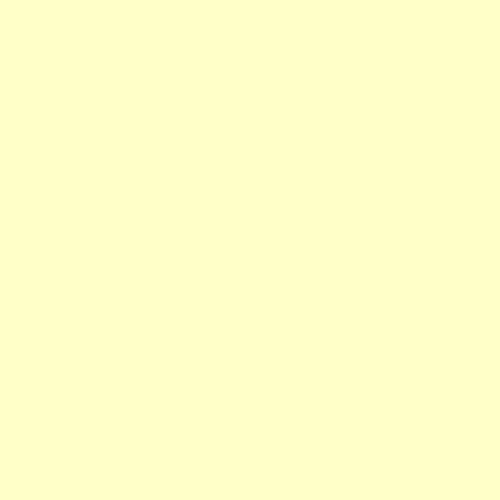
Frame 1 (no input)
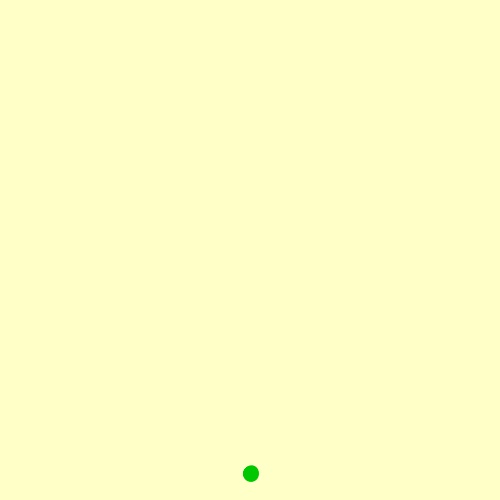
Frame 60 (the mouse pressed at the canvas centre just before this capture)
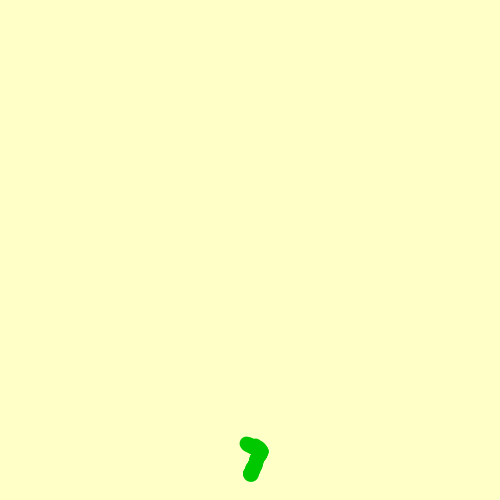
Frame 120 (the mouse held since frame 60 and released just before this capture)

The Processing sketch that drew these frames (run headless with seeded random() and noise(); from frame 60 on, the mouse is pressed at the canvas centre):

// Processing sketch: processing_83817
// ── processing_83817.pde

//Robert Wohlforth - rwohlfor
//Final Project 2 - "Tree"
//Copyright Pittsburgh 2012

//Generates a new tree each time the program is run.

float ptX[] = new float[1];
float ptY[] = new float[1];
float devX[] = {0};
int branch, interval;
float strokeX=15;

void setup ()
{size(500,500);
background (255,255,200);
ptX[0]=width/2;
ptY[0]=height;
stroke (0,200,0);
}

void draw ()
{drawPoints();
addPoints();
branching();
}

void drawPoints ()
{
for (int i = 0; i<branch; i++)
{if (strokeX > 0)
{strokeWeight(strokeX);
}
  if (ptX[ptX.length-1-i] < width-width/20 && ptX[ptX.length-1-i] > width/20)
{
 if (ptY[ptY.length -1- i] > height/20)
 {
  //line (ptX[ptX.length-(i-1)], ptY[ptY.length-1-(i-1)], ptX[ptX.length-1-i], ptY[ptY.length-1-i]);
  point (ptX[ptX.length-1-i], ptY[ptY.length -1- i]);
  }
  }
}
}

void addPoints()
{for (int i = 0; i <= branch; i++)
{
  ptX = append(ptX, ptX[ptX.length-1-i]+noise(ptX.length-1-i)*random(-map(ptX[ptX.length-1-i],0,width,0,.02),map(width-ptX[ptX.length-1-i],0,width,0,.02))+devX[i]);
ptY = append(ptY, ptY[ptY.length-1-i]+random(-1.2,.5));
}
}

void branching()
{interval++;
if(interval > 50)
{branch++;
devX = append(devX, random(-1,1));
  interval = 0;
}
for (int i = 1; i <= branch; i++)
{devX[i] = devX[i]*1.01;
}
strokeX=strokeX-.01;
}
